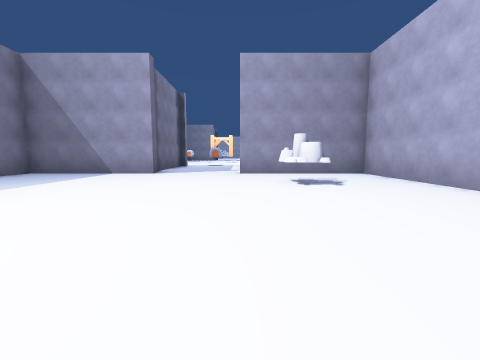
view 1 (above)

21 first-person views from a walk through a Unity game level. The camera is 1.3 m above the floor, tilts 6° down and sees 90° across. The floor is counted in squares, 2 m on a side. Each view is taken from the middle of a square. On the plan, view 1 faces up. The plan holds only what a view shows up to about 9 squares ahead; the rest is blank. The player is left out. Some animated figures are not drawn.

view 2
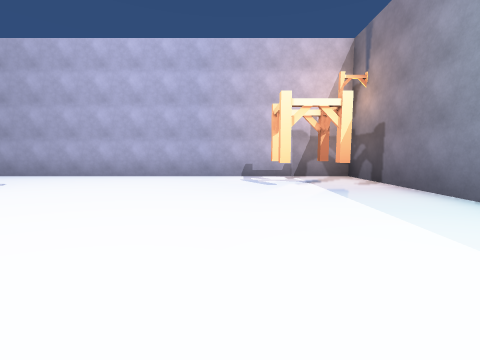

view 3
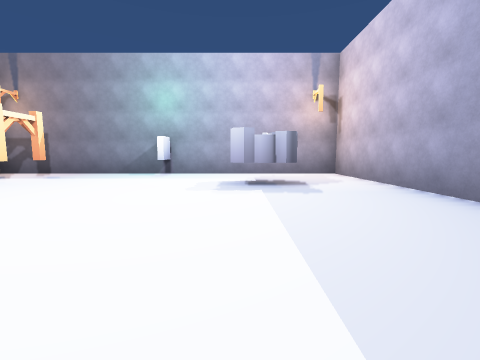

view 4
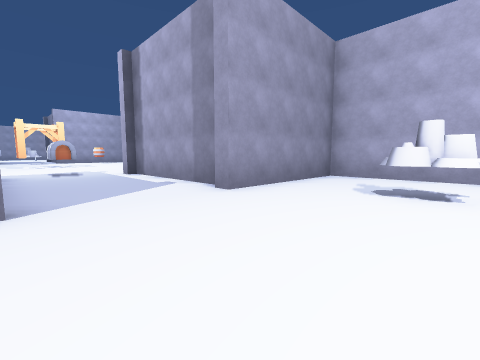

view 5
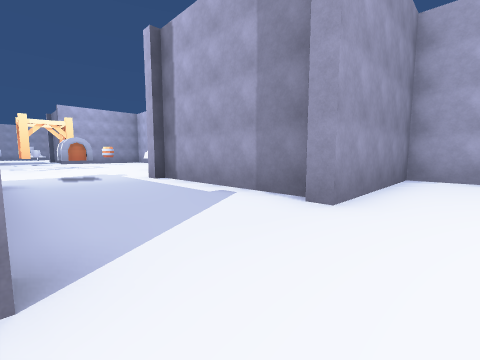

view 6
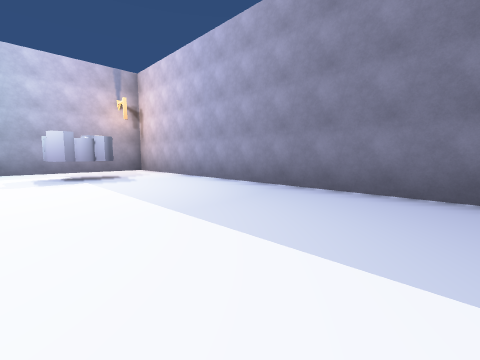

view 7
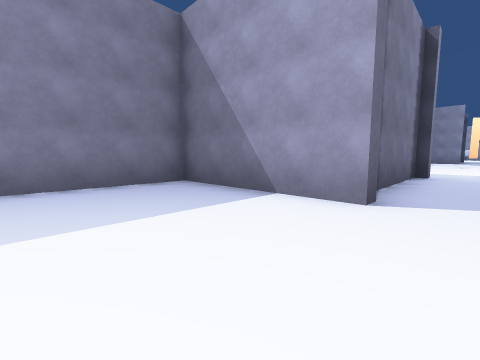

view 8
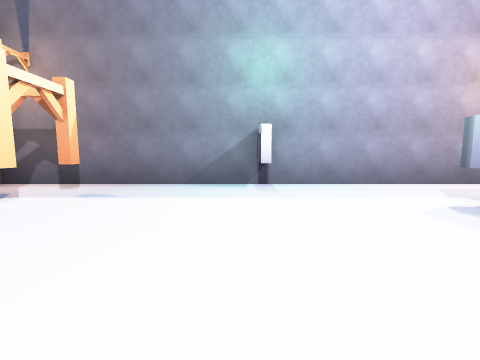

view 9
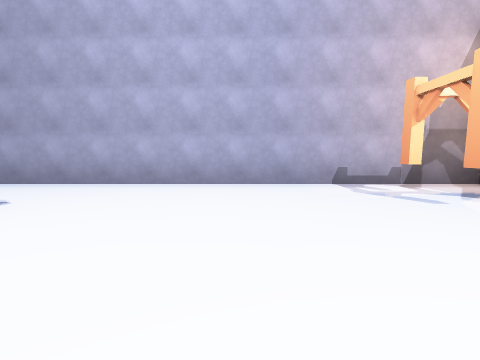

view 10
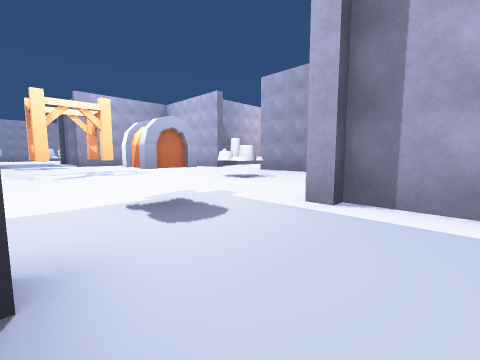

view 11
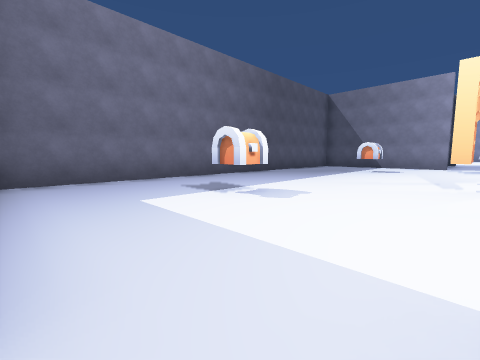

view 12
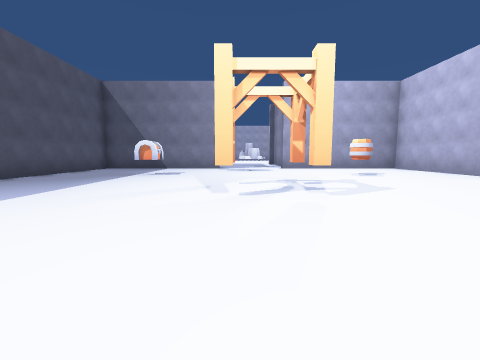

view 13
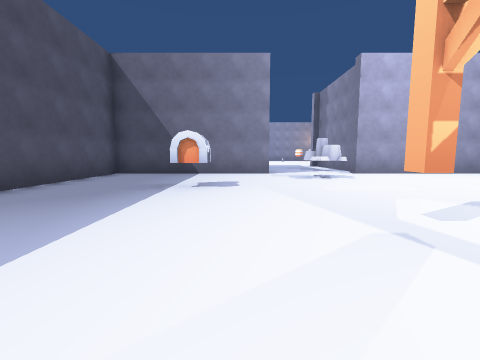

view 14
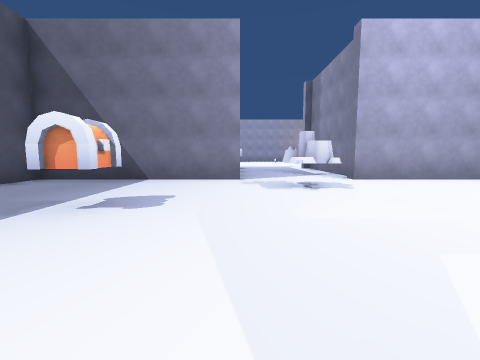

view 15
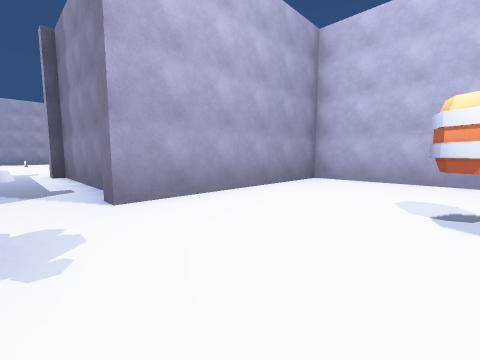

view 16
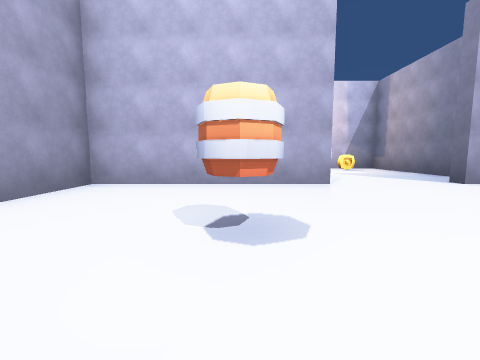

view 17
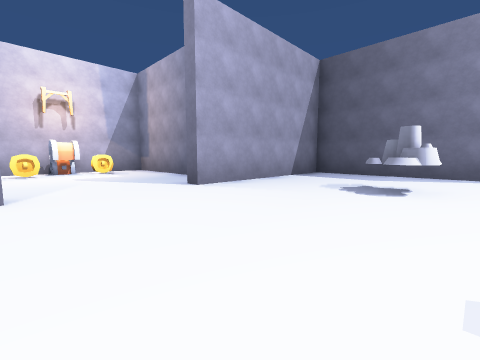

view 18
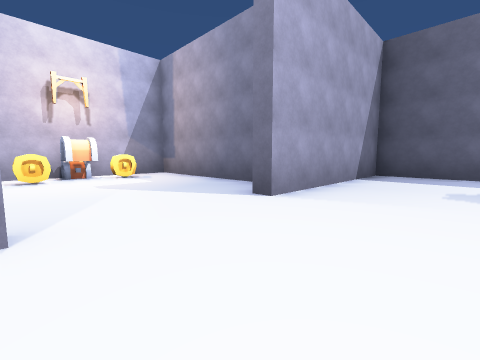

view 19
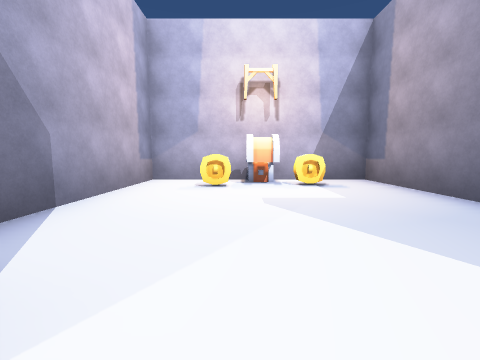

view 20
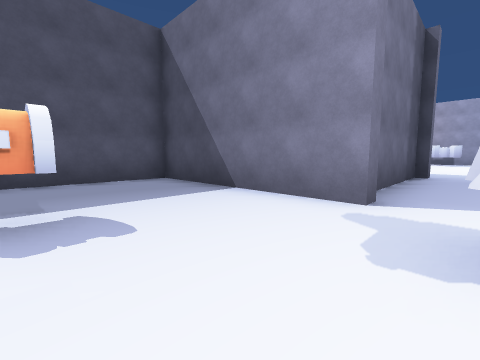

view 21
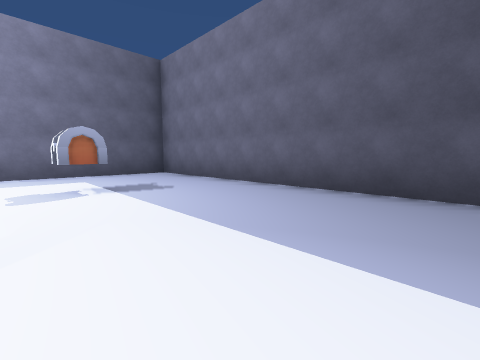

### Floor plan
Points are (right, up) in squares from view 1. A wall is a line through its corners. A room is listed if a view was taken in it or the views show most of it. See-through windows are left out.
Room 1 (views 1, 2, 3, 4, 5, 6, 7, 8, 9, 10)
walls: (-3, 8.8) (-3, 8.3) (-7.3, 8.3) (-7.3, -3.3) (4.3, -3.3) (4.3, 8.3) (0, 8.3) (0, 8.8); (0.3, 8.8) (0.3, 13.4); (0, 13.2) (0, 13.8); (-3, 13.8) (-3, 13.3) (-3.3, 13.3) (-3.3, 9.8)
ways out: opening at (-1.5, 14) to room 2
objects: other object (-5, -1) to (-4, 0); other object (-2, -3); other object (1, 5) to (2, 6); other object (2, -2) to (3, -1)
Room 2 (views 11, 12, 13, 14, 15, 16, 17, 18, 19, 20, 21)
walls: (5.3, 22) (5.3, 27.3) (0, 27.3) (0, 27.8); (0.9, 13.7) (5.3, 13.7) (5.3, 19) (5.8, 19); (0.3, 28.4) (0.3, 32.4); (-3, 27.8) (-3, 27.3) (-8.3, 27.3) (-8.3, 13.7) (-4, 13.7); (6.9, 17.7) (11.3, 17.7) (11.3, 19.4); (11.3, 21.6) (11.3, 23.3) (7.2, 23.3); (-3, 32.8) (-3, 32.3) (-3.3, 32.3) (-3.3, 28.8)
ways out: opening at (-1.5, 14) to room 1; opening at (-1.5, 33)
objects: other object (-5, 17); other object (-5, 24); other object (-2, 20) to (-1, 21); other object (-2, 26) to (-1, 26); other object (-1, 15); other object (2, 17); other object (2, 24); other object (10, 20); other object (10, 22); other object (11, 20) to (11, 21)

Positions as (right, up) in squares from view 1, and headings:
1: (0, 0), facing up
2: (-3, 0), facing right
3: (-4, 5), facing down
4: (-3, 5), facing up-right
5: (-3, 7), facing up-right
6: (-3, 7), facing down-left
7: (-2, 5), facing up-left
8: (-1, 2), facing down
9: (-1, 2), facing right
10: (-3, 12), facing up-right
11: (-2, 14), facing up-left
12: (-2, 16), facing up
13: (-4, 19), facing up
14: (-3, 21), facing up
15: (-1, 24), facing up-right
16: (0, 24), facing right
17: (1, 22), facing down-right
18: (3, 22), facing down-right
19: (5, 21), facing right
20: (-2, 24), facing up-left
21: (-4, 22), facing down-left
